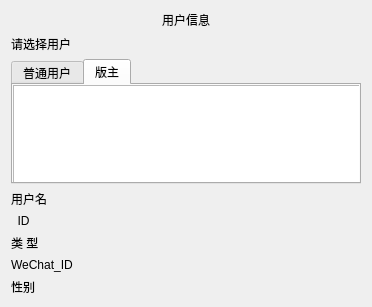
<?xml version="1.0" encoding="UTF-8"?>
<ui version="4.0">
 <class>UserInfoWin</class>
 <widget class="QDialog" name="UserInfoWin">
  <property name="geometry">
   <rect>
    <x>0</x>
    <y>0</y>
    <width>366</width>
    <height>307</height>
   </rect>
  </property>
  <property name="windowTitle">
   <string>Dialog</string>
  </property>
  <layout class="QVBoxLayout" name="verticalLayout_4">
   <item>
    <layout class="QVBoxLayout" name="verticalLayout_3">
     <item>
      <layout class="QVBoxLayout" name="verticalLayout_2">
       <item>
        <widget class="QLabel" name="label_4">
         <property name="styleSheet">
          <string notr="true">font: 18pt &quot;华文琥珀&quot;;</string>
         </property>
         <property name="text">
          <string>用户信息</string>
         </property>
         <property name="textFormat">
          <enum>Qt::PlainText</enum>
         </property>
         <property name="alignment">
          <set>Qt::AlignCenter</set>
         </property>
        </widget>
       </item>
       <item>
        <widget class="QLabel" name="label">
         <property name="text">
          <string>请选择用户</string>
         </property>
        </widget>
       </item>
       <item>
        <widget class="QTabWidget" name="tabWidget">
         <property name="sizePolicy">
          <sizepolicy hsizetype="Expanding" vsizetype="Expanding">
           <horstretch>0</horstretch>
           <verstretch>0</verstretch>
          </sizepolicy>
         </property>
         <property name="minimumSize">
          <size>
           <width>350</width>
           <height>100</height>
          </size>
         </property>
         <property name="maximumSize">
          <size>
           <width>3000</width>
           <height>3000</height>
          </size>
         </property>
         <property name="currentIndex">
          <number>1</number>
         </property>
         <widget class="QWidget" name="tab_9">
          <attribute name="title">
           <string>普通用户</string>
          </attribute>
          <widget class="QListWidget" name="listWidget_general">
           <property name="geometry">
            <rect>
             <x>0</x>
             <y>0</y>
             <width>341</width>
             <height>291</height>
            </rect>
           </property>
          </widget>
         </widget>
         <widget class="QWidget" name="tab_10">
          <attribute name="title">
           <string>版主</string>
          </attribute>
          <widget class="QListWidget" name="listWidget_moderator">
           <property name="geometry">
            <rect>
             <x>0</x>
             <y>0</y>
             <width>351</width>
             <height>261</height>
            </rect>
           </property>
          </widget>
         </widget>
        </widget>
       </item>
      </layout>
     </item>
     <item>
      <layout class="QVBoxLayout" name="verticalLayout">
       <item>
        <layout class="QHBoxLayout" name="horizontalLayout" stretch="1,2">
         <item>
          <widget class="QLabel" name="username_label">
           <property name="text">
            <string>用户名</string>
           </property>
          </widget>
         </item>
         <item>
          <widget class="QLabel" name="usename_lb">
           <property name="sizePolicy">
            <sizepolicy hsizetype="Expanding" vsizetype="Preferred">
             <horstretch>0</horstretch>
             <verstretch>0</verstretch>
            </sizepolicy>
           </property>
           <property name="text">
            <string/>
           </property>
          </widget>
         </item>
        </layout>
       </item>
       <item>
        <layout class="QHBoxLayout" name="horizontalLayout_2" stretch="1,2">
         <item>
          <widget class="QLabel" name="id_label">
           <property name="text">
            <string>  ID </string>
           </property>
          </widget>
         </item>
         <item>
          <widget class="QLabel" name="id_lb">
           <property name="sizePolicy">
            <sizepolicy hsizetype="Expanding" vsizetype="Preferred">
             <horstretch>0</horstretch>
             <verstretch>0</verstretch>
            </sizepolicy>
           </property>
           <property name="text">
            <string/>
           </property>
          </widget>
         </item>
        </layout>
       </item>
       <item>
        <layout class="QHBoxLayout" name="horizontalLayout_3" stretch="1,2">
         <item>
          <widget class="QLabel" name="username_label_3">
           <property name="text">
            <string>类 型</string>
           </property>
          </widget>
         </item>
         <item>
          <widget class="QLabel" name="type_lb">
           <property name="sizePolicy">
            <sizepolicy hsizetype="Expanding" vsizetype="Preferred">
             <horstretch>0</horstretch>
             <verstretch>0</verstretch>
            </sizepolicy>
           </property>
           <property name="text">
            <string/>
           </property>
          </widget>
         </item>
        </layout>
       </item>
       <item>
        <layout class="QHBoxLayout" name="horizontalLayout_4" stretch="1,2">
         <item>
          <widget class="QLabel" name="username_label_4">
           <property name="text">
            <string>WeChat_ID</string>
           </property>
          </widget>
         </item>
         <item>
          <widget class="QLabel" name="WeChat_lb">
           <property name="sizePolicy">
            <sizepolicy hsizetype="Expanding" vsizetype="Preferred">
             <horstretch>0</horstretch>
             <verstretch>0</verstretch>
            </sizepolicy>
           </property>
           <property name="text">
            <string/>
           </property>
          </widget>
         </item>
        </layout>
       </item>
       <item>
        <layout class="QHBoxLayout" name="horizontalLayout_5" stretch="1,2">
         <item>
          <widget class="QLabel" name="username_label_5">
           <property name="text">
            <string>性别</string>
           </property>
          </widget>
         </item>
         <item>
          <widget class="QLabel" name="gender_lb">
           <property name="sizePolicy">
            <sizepolicy hsizetype="Expanding" vsizetype="Preferred">
             <horstretch>0</horstretch>
             <verstretch>0</verstretch>
            </sizepolicy>
           </property>
           <property name="text">
            <string/>
           </property>
          </widget>
         </item>
        </layout>
       </item>
      </layout>
     </item>
    </layout>
   </item>
  </layout>
 </widget>
 <resources/>
 <connections/>
</ui>
